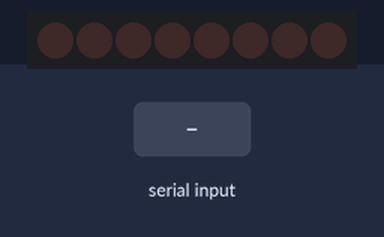
Recording of a sketch running on a simulated Arduino Uno, built with avr-gcc and run on an emulated ATmega328P. Shown: 8 shift-register outputs drawn as a row of LEDs (first output left, lit = HIGH). Wiring (inferred from the names in the program): shift register (74HC595): data pin 12; shift clock pin 9; latch pin 11. Wiring (inferred from the signals the program sends): row of LEDs: on Q0, Q1, Q2, Q3, Q4, Q5, Q6, Q7. The test bench sets the inputs (shaded band). What the sketch prints to the serial monitor is not drawn.

Above: at 1.2 s.
1.3 s: "1\n" received over Serial
At 1.9 s:
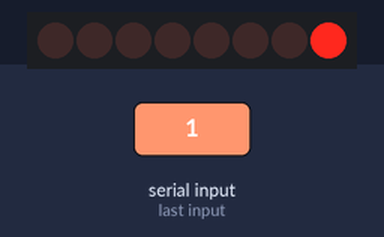
At 2.3 s:
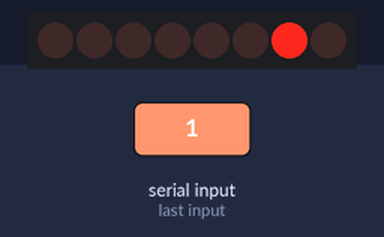
Timing chart, 0 to 21.2 s (numbered marks = the images above; inputs shaded):
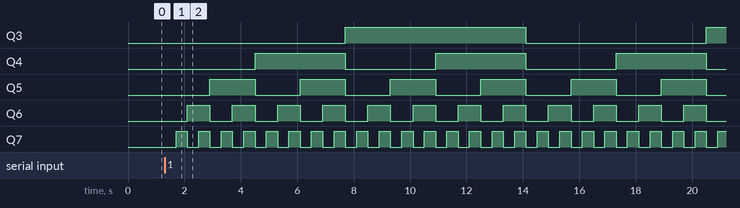

Measured:
- after the input at 1.3 s, Q3: LOW → HIGH after 6.4 s, → LOW 6.4 s later, → HIGH 6.4 s later; Q4: alternates HIGH for 3.2 s and LOW for 3.2 s, starting after 3.2 s

The sketch:

42-Binary-Counter-Epic.ino
```cpp
/**
 * Homework 42 - Serial to Parallel Shift Register

Create a binary counter was the assignment but I spiced it up a bit to make it more fun.
 */


int latchPin = 11;
int clockPin = 9;
int dataPin = 12;

byte LEDs = 0x00;

byte Values[] = {1,2,4,8,16,32,64,128};

int dt;

int selection = 0;

void setup() {
  Serial.begin(9600);
  pinMode(latchPin, OUTPUT);
  pinMode(dataPin, OUTPUT);
  pinMode(clockPin, OUTPUT);
}

void loop() {
  while (selection == 0){
    Serial.println("Select 1. Binary Counter or 2. Zoom Thing");
    while(Serial.available() == 0){

    }
    selection = Serial.parseInt();
    if(selection != 1 && selection != 2){
      selection = 0;
    }

  }

  if(selection == 1){
    digitalWrite(latchPin, LOW);
    shiftOut(dataPin,clockPin,LSBFIRST,LEDs);
    digitalWrite(latchPin, HIGH);

    dt = 400;
    LEDs++;
    delay(dt);
  }

  if(selection == 2){

    dt = 60;
    for(int i = 0; i < 7; i++){
      LEDs = Values[i];
      digitalWrite(latchPin, LOW);
      shiftOut(dataPin,clockPin,LSBFIRST,LEDs);
      digitalWrite(latchPin, HIGH);
      delay(dt);
    }
    for(int i = 7; i > 0; i--){
      LEDs = Values[i];
      digitalWrite(latchPin, LOW);
      shiftOut(dataPin,clockPin,LSBFIRST,LEDs);
      digitalWrite(latchPin, HIGH);
      delay(dt);
    }
  }

}
```
